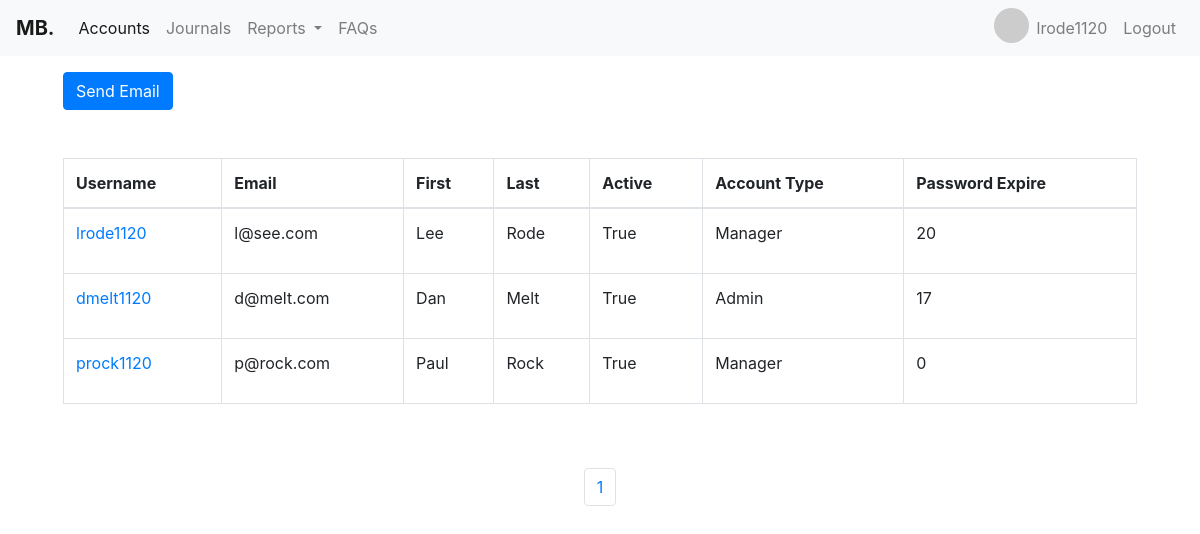
The page /userpage/ (signed in) on the database its author committed.
### register/models.py (models this page shows, shortened)
class User(AbstractBaseUser):
    user_types = (
        (1, "Accountant"),
        (2, "Manager"),
        (3, "Admin"),
    )
    security_questions = (
        (1, "Whats is your mother maiden name?"),
        (2, "What is your favorite color?"),
        (3, "What is your biggest fear?"),
    )
    email = models.EmailField(
        verbose_name='email address',
        max_length=255,
        unique=True,
    )
    first_name = models.CharField(max_length=255)
    last_name = models.CharField(max_length=255)
    username = models.CharField(max_length=255)
    active = models.BooleanField(default=False)
    staff = models.BooleanField(default=False)
    admin = models.BooleanField(default=False)
    date_joined = models.DateField(auto_now_add=True)
    password_expiration = models.IntegerField(default=0)
    user_type = models.IntegerField(choices=user_types, default=1)
    date_of_birth = models.DateField(null=True)
    security_question = models.IntegerField(
        choices=security_questions, null=True)
    security_answer = models.CharField(max_length=100, null=True)
    deactive_time_start = models.DateField(null=True, blank=True)
    deactive_time_end = models.DateField(null=True, blank=True)
    address = models.CharField(max_length=150, blank=True)
    zip_code = models.CharField(max_length=12, blank=True)
    city = models.CharField(max_length=50, blank=True)
    state = models.CharField(max_length=50, blank=True)
    USERNAME_FIELD = 'email'
    REQUIRED_FIELDS = ['first_name', 'last_name',
                       'date_of_birth', 'security_question',
                       'security_answer', 'user_type']
    objects = UserManager()
    class Meta:
        ordering = ['-date_joined']
    def __str__(self):
        return self.email
    @property
    def is_active(self):
        return self.active

### register/views.py (the view, shortened to what this page needs)
# urls.py: path('userpage/', views.UserProfileView.as_view(), name='userprofiles'),
class UserProfileView(ListView, FormView):
    model = User
    paginate_by = 25
    template_name = "register/userprofiles.html"
    form_class = SendEmailForm
    success_url = reverse_lazy('userprofiles')

### register/templates/register/userprofiles.html (shortened to what this page needs)
{% extends "accounting/base.html"%}
{% load widget_tweaks %}
{% block content %}
<div class="container-fluid ">
    <a href="#user" class="btn btn-primary ml-5 mt-3" rel="jqmodal:open">Send
        Email</a>
    <div class="p-5">
        <table class="table table-hover table-bordered">
            <thead>
                <tr>
                    <th scope="col">Username</th>
                    <th scope="col">Email</th>
                    <th scope="col">First</th>
                    <th scope="col">Last</th>
                    <th scope="col">Active</th>
                    <th scope="col">Account Type</th>
                    <th scope="col">Password Expire</th>
                </tr>
            </thead>
            <tbody>
                {% for user in page_obj %}
                <tr>
                    <td><a href="{% url 'userprofilesupdate' user.id %}">{{user.username}}</a></td>
                    <td>{{user.email}}</td>
                    <td>{{user.first_name}}</td>
                    <td>{{user.last_name}}</td>
                    <td>{{user.active}}</td>
                    <td>
                        {% if user.user_type == 1 %}
                        <p>Accountant</p>
                        {% elif user.user_type == 2 %}
                        <p>Manager</p>
                        {% else %}
                        <p>Admin</p>
                        {% endif %}
                    </td>
                    <td>
                        {{user.password_expiration}}
                    </td>
                </tr>
                {% endfor %}
            </tbody>
        </table>
    </div>
    <ul class="pagination justify-content-center">
        {% for page in paginator.page_range %}
        <li class="page-item {% if page == current_page.number %}active{% endif %}">
            <a class="page-link" href="?page={{ page }}">{{ page }}</a>
        </li>
        {% endfor %}
    </ul>
</div>
{% endblock %}

### accounting/templates/accounting/base.html (shortened to what this page needs)
<!DOCTYPE html>
<html lang="en">
{% load static %}
<head>
    <link rel="stylesheet" href="https://maxcdn.bootstrapcdn.com/bootstrap/4.0.0/css/bootstrap.min.css"
>
    <link rel="stylesheet" href="//code.jquery.com/ui/1.12.1/themes/smoothness/jquery-ui.css">
    <link rel="stylesheet" href="{% static 'css/jquery.modal.min.css' %}">
</head>
<body>
    {% include "accounting/navbar.html" %}
    {% block content %}
    {% endblock %}
</body>
</html>

### accounting/templates/accounting/navbar.html (shortened to what this page needs)
{% if user.user_type == 3 %}
<nav class="navbar navbar-expand-lg navbar-light bg-light">
    <a class="navbar-brand" href="{% url 'home' %}"><strong>MB.</strong></a>
    <button class="navbar-toggler" type="button" data-toggle="collapse" data-target="#navbarNavDropdown"
        aria-controls="navbarNavDropdown" aria-expanded="false" aria-label="Toggle navigation">
        <span class="navbar-toggler-icon"></span>
    </button>
    <div class="collapse navbar-collapse" id="navbarNavDropdown">
        <ul class="navbar-nav mr-auto">
            <li class="nav-item active">
                <a class="nav-link" href="{% url 'accounthome' %}">Accounts<span class="sr-only">(current)</span></a>
            </li>
            <li class="nav-item">
                <a class="nav-link" href="{% url 'journal' %}">Journals</a>
            </li>
            <li class="nav-item dropdown">
                <a class="nav-link dropdown-toggle" href="#" id="navbarDropdownMenuLink" data-toggle="dropdown"
                    aria-haspopup="true" aria-expanded="false">
                    Reports
                </a>
                <div class="dropdown-menu" aria-labelledby="navbarDropdownMenuLink">
                    <a class="dropdown-item" href="{% url 'eventlog' %}">Event Log</a>
                    <a class="dropdown-item" href="{% url 'userprofiles' %}">Users</a>
                </div>
            </li>
            <li class="nav-item">
                <a class="nav-link" href="{% url 'faqs' %}">FAQs</a>
            </li>
        </ul>
        <ul class="navbar-nav">
            <li class="nav-item">
                <img src="https://ui-avatars.com/api/?name=John+Doe" alt="Avatar" class="avatar">
            </li>
            <li class="nav-item">
                <a class="nav-link" href="#">{{user.username}}</a>
            </li>
            <li class="nav-item">
                <a class="nav-link" href="{% url 'logout' %}">Logout</a>
            </li>
        </ul>
    </div>
</nav>
{% elif user.user_type == 2  %}
<nav class="navbar navbar-expand-lg navbar-light bg-light">
    <a class="navbar-brand" href="{% url 'home' %}"><strong>MB.</strong></a>
    <div class="collapse navbar-collapse" id="navbarNavDropdown">
        <ul class="navbar-nav mr-auto">
            <li class="nav-item active">
                <a class="nav-link" href="{% url 'accounthome' %}">Accounts<span class="sr-only">(current)</span></a>
            </li>
            <li class="nav-item">
                <a class="nav-link" href="{% url 'journal' %}">Journals</a>
            </li>
            <li class="nav-item dropdown">
                <a class="nav-link dropdown-toggle" href="#" id="navbarDropdownMenuLink" data-toggle="dropdown"
                    aria-haspopup="true" aria-expanded="false">
                    Reports
                </a>
            </li>
            <li class="nav-item">
                <a class="nav-link" href="{% url 'faqs' %}">FAQs</a>
            </li>
        </ul>
        <ul class="navbar-nav">
            <li class="nav-item">
                <img src="https://ui-avatars.com/api/?name=John+Doe" alt="Avatar" class="avatar">
            </li>
            <li class="nav-item">
                <a class="nav-link" href="#">{{user.username}}</a>
            </li>
            <li class="nav-item">
                <a class="nav-link" href="{% url 'logout' %}">Logout</a>
            </li>
        </ul>
    </div>
</nav>
{% endif %}

### accounting/templates/accounting/navbar.html (style rules this page uses)
.avatar { vertical-align: middle; width: 35px; height: 35px; border-radius: 50%; }

### rows shown on the page
User: username "lrode1120", email "l@see.com", first_name "Lee", last_name "Rode", active "True", user_type "Manager", password_expiration "20"
User: username "dmelt1120", email "d@melt.com", first_name "Dan", last_name "Melt", active "True", user_type "Admin", password_expiration "17"
User: username "prock1120", email "p@rock.com", first_name "Paul", last_name "Rock", active "True", user_type "Manager", password_expiration "0"

### other values the page prints
{{ page }} "1"
